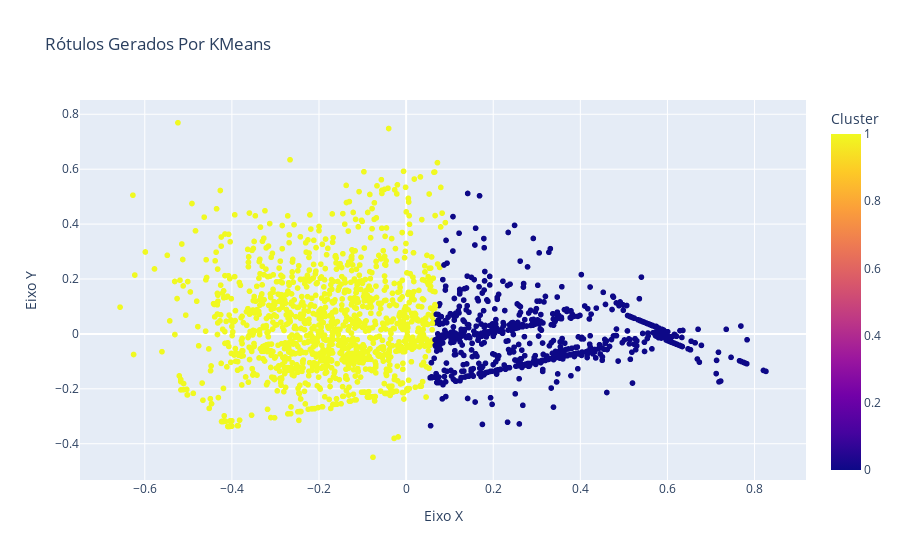

The notebook cell this image was saved under:
### Code cell
kmeans = KMeans(n_clusters=2, random_state=0)
labels_kmeans = kmeans.fit_predict(df_pca)

graph = px.scatter(x = df_pca[:,0], y = df_pca[:,1], color=labels_kmeans, labels={
                     "x": "Eixo X",
                     "y": "Eixo Y",
                     "color": "Cluster"
                 },
                title="Rótulos Gerados Por KMeans")
graph.write_image('./graphs/clusters_kmeans.png')
graph.show()

### Figure 1 — Plotly figure (JSON) as saved in the notebook; plotly's stock layout.template omitted (floating-point values rounded to 4 significant figures; data arrays with more than 128 entries replaced by an {"elided": "..."} marker saying what was removed)
{"data": [{"hovertemplate": "Eixo X=%{x}<br>Eixo Y=%{y}<br>Cluster=%{marker.color}<extra></extra>", "legendgroup": "", "marker": {"color": {"elided": "2177 int values"}, "coloraxis": "coloraxis", "symbol": "circle"}, "mode": "markers", "name": "", "showlegend": false, "type": "scattergl", "x": {"elided": "2177 float values"}, "xaxis": "x", "y": {"elided": "2177 float values"}, "yaxis": "y"}], "layout": {"coloraxis": {"colorbar": {"title": {"text": "Cluster"}}, "colorscale": [[0, "#0d0887"], [0.1111, "#46039f"], [0.2222, "#7201a8"], [0.3333, "#9c179e"], [0.4444, "#bd3786"], [0.5556, "#d8576b"], [0.6667, "#ed7953"], [0.7778, "#fb9f3a"], [0.8889, "#fdca26"], [1, "#f0f921"]]}, "legend": {"tracegroupgap": 0}, "title": {"text": "Rótulos Gerados Por KMeans"}, "xaxis": {"anchor": "y", "domain": [0, 1], "title": {"text": "Eixo X"}}, "yaxis": {"anchor": "x", "domain": [0, 1], "title": {"text": "Eixo Y"}}}}
